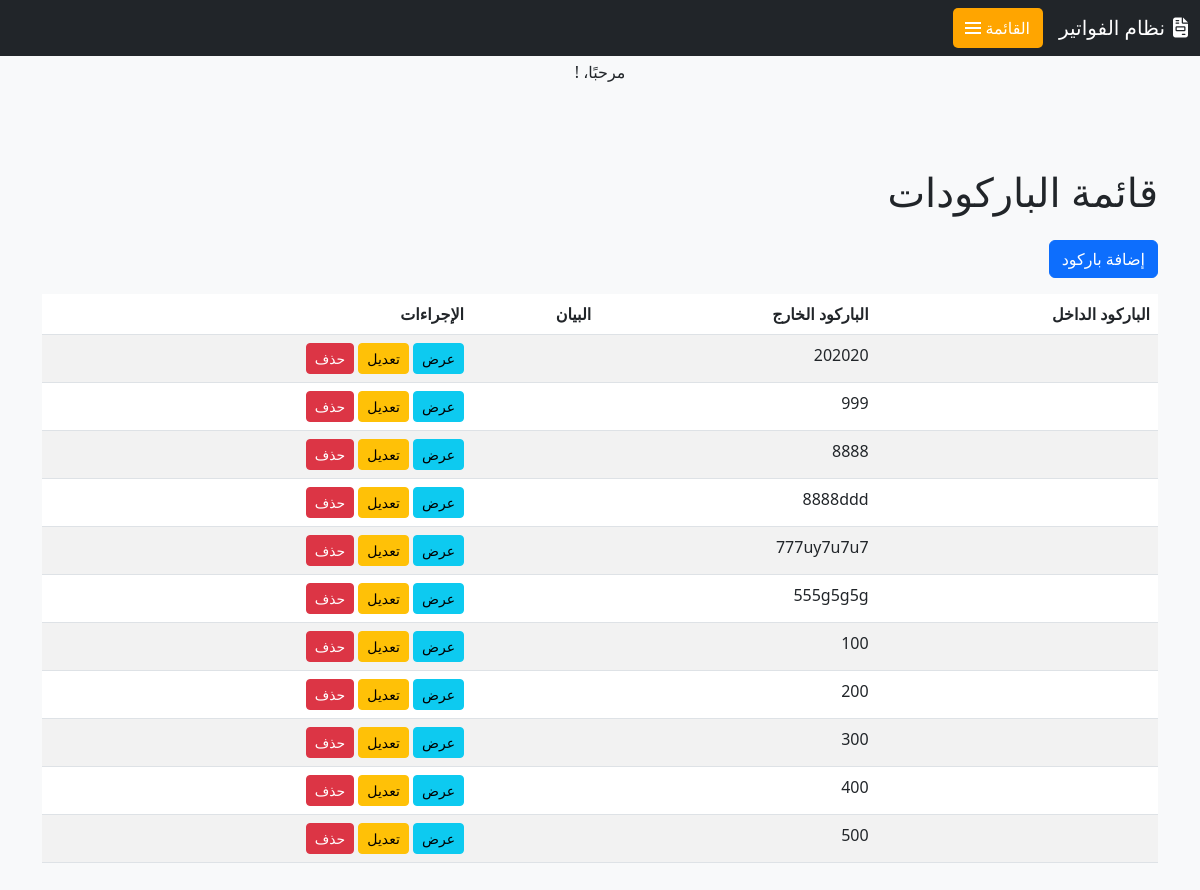
The page /invoice/barcode/ on the database as committed earlier.
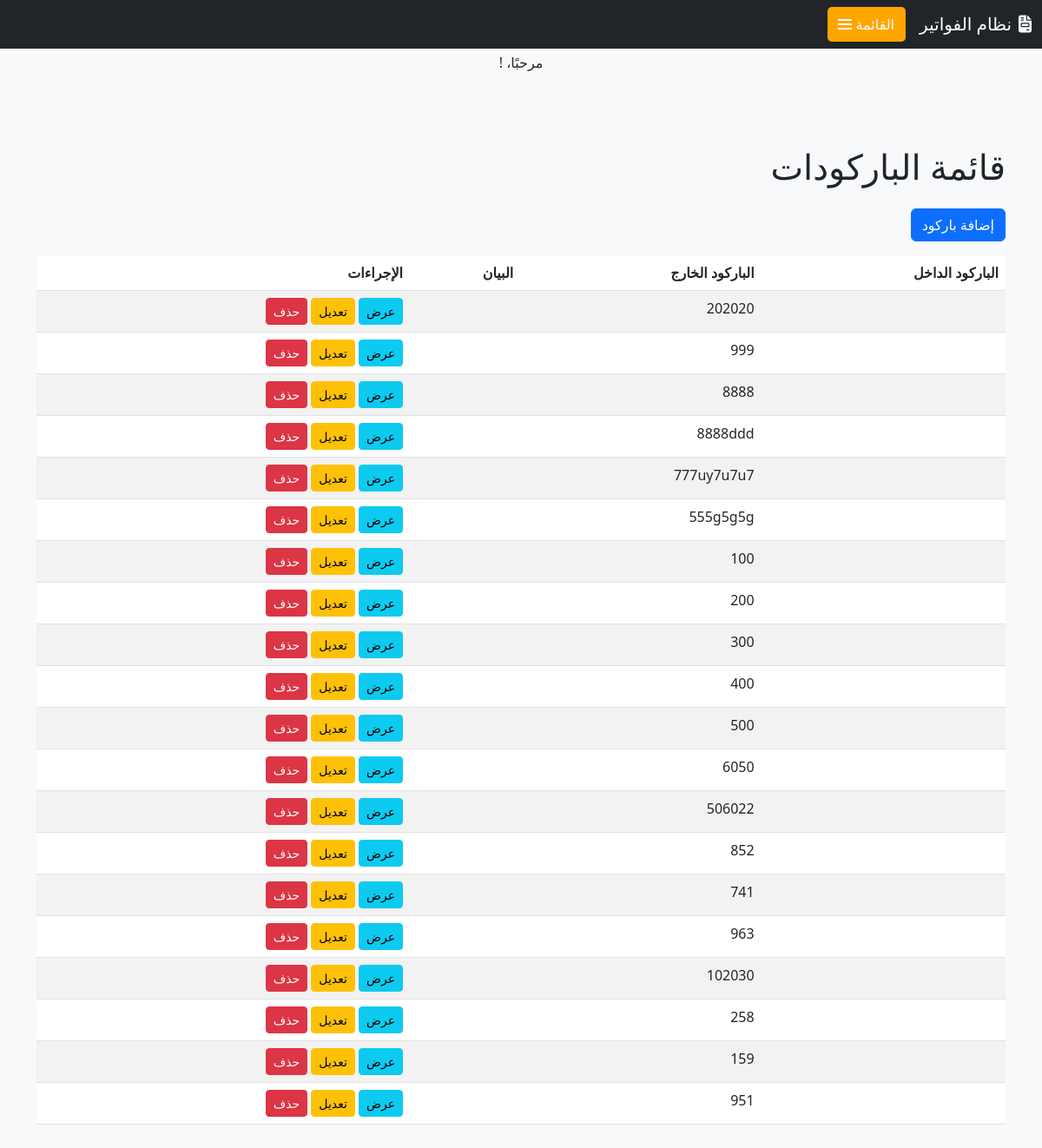
The same page on the database as committed later.
### invoice/models.py (models this page shows, shortened)
class Barcode(models.Model):
    barcode_in = models.CharField(max_length=255,  verbose_name=_("الباركود الداخل"))
    barcode_out = models.CharField(max_length=255,  blank=True, null=True, verbose_name=_("الباركود الخارج"))
    suffix = models.CharField(max_length=10, blank=True, null=True, verbose_name=_("اللاحقة"))
    notes = models.TextField(blank=True, verbose_name=_("ملاحظات"))
    uniqueId = models.CharField(max_length=100, unique=True, blank=True, null=True, verbose_name=_("الرقم المسلسل"))
    slug = models.SlugField(max_length=225, unique=True, blank=True, null=True)
    date_created = models.DateTimeField(auto_now_add=True, verbose_name=_("تاريخ الإنشاء"))
    last_updated = models.DateTimeField(auto_now=True, verbose_name=_("آخر تحديث"))
    class Meta:
        verbose_name = _('باركود')
        verbose_name_plural = _('الباركودات')

### invoice/views.py (the view)
# urls.py: path('barcode/', barcodeListView.as_view(), name='barcode_list'),
class barcodeListView(ListView):
    model = Barcode
    template_name = 'barcode/barcode_list.html'
    context_object_name = 'barcode'

### templates/barcode/barcode_list.html
{% extends 'base.html' %}
{% block content %}
<div class="container mt-5">
    <h1 class="mb-4">قائمة الباركودات </h1>
    <a href="{% url 'barcode_create' %}" class="btn btn-primary mb-3">إضافة باركود </a>
    <table class="table table-striped">
        <thead>
            <tr>
                <th>الباركود الداخل </th>
                <th>الباركود الخارج </th>
                <th>البيان</th>
                <th>الإجراءات</th>
            </tr>
        </thead>
        <tbody>
            {% for barcode in barcode %}
                <tr>
                    <td>{{ barcode.barcode_in }}</td>
                    <td>{{ barcode.barcode_out }}</td>
                    <td>{{ barcode.notes }}</td>
                    <td>
                        <a href="{% url 'barcode_detail' barcode.pk %}" class="btn btn-info btn-sm">عرض</a>
                        <a href="{% url 'barcode_update' barcode.pk %}" class="btn btn-warning btn-sm">تعديل</a>
                        <a href="{% url 'barcode_delete' barcode.pk %}" class="btn btn-danger btn-sm">حذف</a>
                    </td>
                </tr>
            {% endfor %}
        </tbody>
    </table>
</div>
{% endblock %}

### templates/base.html (shortened to what this page needs)
<!DOCTYPE html>
<html lang="ar" dir="rtl">
<head>
    <title>نظام الفواتير</title> <p class="text-center">مرحبًا، {{ user.username }}!</p>
    <link href="https://cdn.jsdelivr.net/npm/bootstrap@5.3.0/dist/css/bootstrap.rtl.min.css" rel="stylesheet">
    <link rel="stylesheet" href="https://cdnjs.cloudflare.com/ajax/libs/font-awesome/6.4.0/css/all.min.css">
    <link rel="stylesheet" href="https://cdn.jsdelivr.net/npm/bootstrap-icons@1.10.0/font/bootstrap-icons.css">
</head>
<body>
    <nav class="navbar navbar-expand-lg navbar-dark bg-dark fixed-top">
        <div class="container-fluid">
            <a class="navbar-brand" href="{% url 'home' %}">
                <i class="fas fa-file-invoice me-2"></i>نظام الفواتير
            </a>
            <button class="navbar-toggler-custom d-flex align-items-center" type="button" data-bs-toggle="offcanvas" data-bs-target="#sidebarNavbar">
                <span class="navbar-toggler-text">القائمة</span>
                <span class="navbar-toggler-icon-custom"></span>
            </button>
        </div>
    </nav>
    <main class="container-fluid">
        {% block content %}
        {% endblock %}
    </main>
</body>
</html>

### templates/base.html (style rules this page uses)
:root { --orange-color: #FFA500; --orange-hover: #e69500; --sidebar-width: 280px; }
body { padding-top: 60px; background-color: #f8f9fa; }
.navbar-toggler-custom { border: none; padding: 0.5rem; color: white; margin-left: auto; background-color: var(--orange-color); border-radius: 5px; }
.navbar-toggler-icon-custom { display: inline-block; width: 1.5em; height: 1.5em; vertical-align: middle; background-repeat: no-repeat; background-size: 100%; }
.navbar-toggler-text { margin-right: 5px; font-size: 1rem; color: white; }
main { min-height: calc(100vh - 60px); padding: 20px; }

Rows that differ between the two databases and show on the page:
added Barcode: barcode_out "6050"
added Barcode: barcode_out "506022"
added Barcode: barcode_out "852"
added Barcode: barcode_out "741"
added Barcode: barcode_out "963"
added Barcode: barcode_out "102030"
added Barcode: barcode_out "258"
added Barcode: barcode_out "159"
added Barcode: barcode_out "951"
